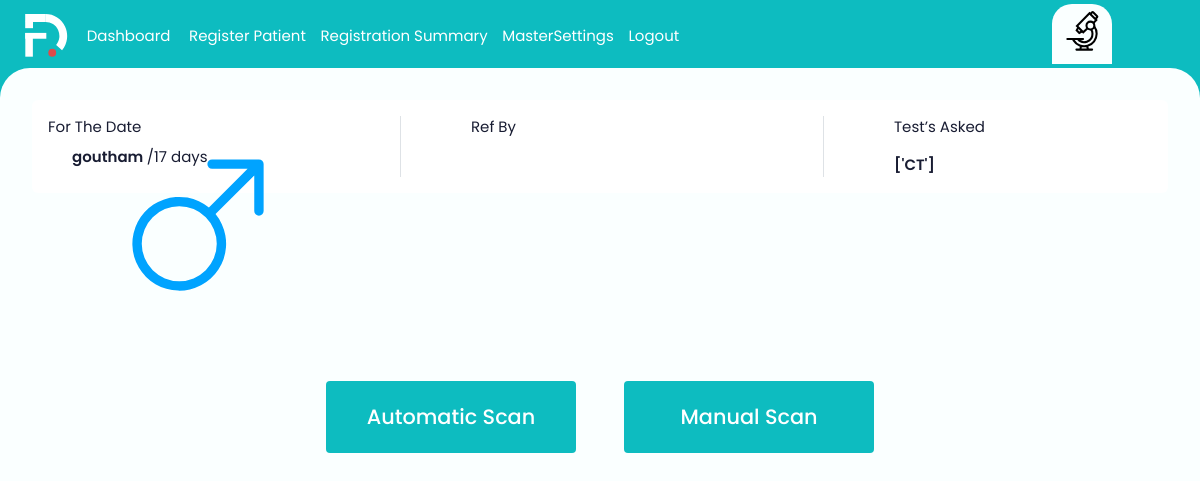
The page /scan/2/ (signed in) on the database its author committed.
### ekonapp/models.py (models this page shows, shortened)
class Visit(models.Model):
    patient = models.ForeignKey(ekon, on_delete=models.CASCADE)
    patient_category = models.CharField(max_length=255)
    ref_dr =  models.CharField(max_length=255)
    selected_test = models.CharField(max_length=255)
    visit_id = models.CharField(max_length=100)
    date =  models.DateField(auto_now_add=True)

class ekon(models.Model):
    uhid = models.CharField(max_length=255)
    Mr = 'Mr'
    SMT  = 'SMT'
    OTHERS = 'OTHERS'
    ANIMAL = 'ANIMAL'
    BABY = 'BABY'
    MS = 'MS'
    MRS = 'MRS'
    DR = 'DR'
    MASTER = 'MASTER'
    STATUS_CHOICES = [
        (Mr, 'Mr'),
        (SMT, 'SMT'),
        (OTHERS, 'OTHERS'),
        (ANIMAL, 'ANIMAL'),
        (BABY, 'BABY'),
        (MS, 'MS'),
        (MRS, 'MRS'),
        (DR, 'DR'),
        (MASTER, 'MASTER')
    ]
    title = models.CharField(max_length=255)
    male = 'male'
    female = 'female'
    Others = 'Others'
    STATUS_CHOICES = [
        (male, 'male'),
        (female, 'female'),
        (Others,'Others'),
    ]
    gender = models.CharField(max_length=255)
    patient_name = models.CharField(max_length=255)
    dob = models.DateField()
    age = models.CharField(max_length=255)
    email_id = models.EmailField()
    contact_number = models.CharField(max_length=255)
    date =  models.DateField(auto_now_add=True)
    Active = 'Active'
    Inactive = 'Inactive'
    STATUS_CHOICES = [
        (Active, 'Active'),
        (Inactive, 'Inactive'),
    ]
    status = models.CharField(max_length=255, choices=STATUS_CHOICES)
    accession_number = models.CharField(max_length=50)

### ekonapp/decorators.py (the view)
    def wrapper(request, *args, **kwargs):
        if not request.user.is_authenticated:
            return redirect('registerlogin')
        elif not Device.objects.filter(user=request.user, is_registered=True).exists():
            return redirect('register_device')
        else:
            return view_func(request, *args, **kwargs)

### ekonapp/views.py (called while the page is built)
@device_required
def scan(request,id):
    scans = Visit.objects.get(id=id)
    context = {
        'scans':scans,
    }
    return render(request,'scan.html',context)

### ekonapp/templates/scan.html
{% extends 'base.html' %}
{% block content %}
  <main>
    <div class="auto-scroll">
        <div class="bg-white rounded-2 p-3 mb-4">
            <div class="row justify-content-between">
              <div class="col-3">
                <label class="form-label">For The Date</label>
                <div class="d-flex gap-2 align-items-center">
                    <div class="gender-male">
                        <svg class="gender-icon">
                            <use xlink:href="assets/images/iocn.svg#gender-male"></use>
                        </svg>
                    </div>
                    <div>
                        <div class="text-d-blue fw-semibold">{{scans.patient.patient_name}} <span class="fw-normal">/{{scans.patient.age}}</span></div>
                    </div>
                </div>
              </div>
              <div class="col-auto border-end"></div>
              <div class="col-3">
                <label class="form-label">Ref By</label>
                <div class="text-d-blue fw-semibold pt-2">{{scans.ref_dr}}</div>
              </div>
              <div class="col-auto border-end"></div>
              <div class="col-3">
                <label class="form-label">Test’s  Asked</label>
                <div class="text-d-blue fw-semibold  pt-2">{{scans.selected_test}}</div>
              </div>
            </div>
        </div>
        <div class="d-flex gap-5 align-items-center justify-content-center scan-btn-box">
            <div>
                <button type="button" class="theme-btn-lg">Automatic Scan</button>
            </div>
            <div>
                <button type="button" class="theme-btn-lg">Manual Scan</button>
            </div>
        </div>
    </div>
  </main>
</body>
</html>
{% endblock %}

### static/css/custom.css (style rules this page uses)
body { font-family: var(--bs-theme-font-family); color: var(--bs-text-color-100); font-size: var(--bs-body-font-size); background-color: var(--bs-theme-color); }
main { background-color: var(--bs-bg-color); border-top-left-radius: 30px; border-top-right-radius: 30px; width: 100%; height: 100%; position: fixed; overflow: hidden; padding: 2rem 1rem 2rem 2rem; margin-right: 2rem; }
main .auto-scroll { overflow-x: hidden; overflow-y: auto; padding-right: 1rem; height: calc(100vh - 200px); }
main .form-label { font-size: var(--bs-text-color-200); }
.theme-btn-lg { background-color: var(--bs-theme-color); padding: 1.3rem 1rem; min-width: 250px; border: 0; font-size: 1.3rem; font-weight: 500; border-radius: var(--bs-btn-radius); color: #fff; }
.scan-btn-box { min-height: 50vh; }
.gender-male { width: 16px; height: 16px; color: var(--bs-syblue); }
.text-d-blue { color: var(--bs-text-color-100) !important; }

### rows shown on the page
Visit: patient.patient_name "goutham", patient.age "17 days", selected_test "['CT']"
